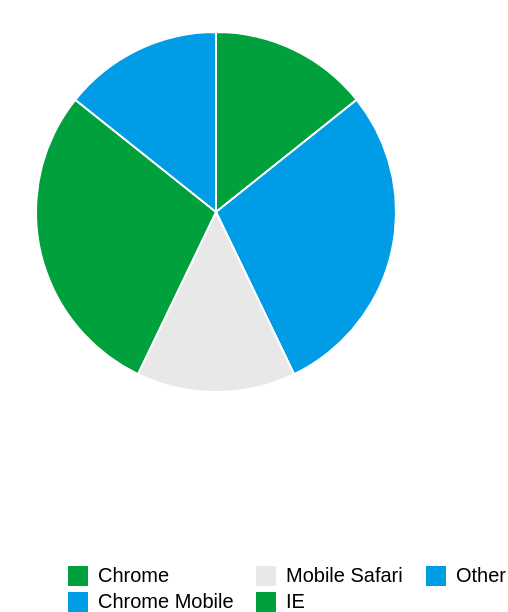

Write a Vega-Lite specification for this figure.
### Vega specification from a JSON file in a GitHub repository (floating-point values rounded to 4 significant figures)
{"$schema": "https://vega.github.io/schema/vega/v5.json", "width": 150, "height": 200, "data": [{"name": "data_table", "values": [{"key": "Chrome", "value": 5}, {"key": "Chrome Mobile", "value": 10}, {"key": "Mobile Safari", "value": 5}, {"key": "IE", "value": 10}, {"key": "Other", "value": 5}], "transform": [{"type": "collect"}]}, {"name": "data_table_pie", "source": "data_table", "transform": [{"type": "pie", "field": "value", "as": ["ff_outer_startAngle", "ff_outer_endAngle"]}]}], "scales": [{"name": "scale_color", "type": "ordinal", "range": ["#00A03C", "#009DE6", "#E8E8E8"], "domain": {"data": "data_table", "field": "key"}}], "marks": [{"name": "mark_outer_ring", "type": "arc", "from": {"data": "data_table_pie"}, "encode": {"enter": {"x": {"signal": "width / 2"}, "y": {"signal": "height / 2"}, "fill": {"scale": "scale_color", "field": "key"}, "stroke": {"value": "white"}, "startAngle": {"field": "ff_outer_startAngle"}, "endAngle": {"field": "ff_outer_endAngle"}, "innerRadius": {"value": 0}, "outerRadius": {"value": 90}}}}, {"name": "mark_text", "type": "text", "from": {"data": "data_table_pie"}, "encode": {"enter": {"text": {"signal": "datum['display']"}, "x": {"signal": "width / 2"}, "y": {"signal": "height / 2"}, "radius": {"value": 110}, "theta": {"signal": "(datum['ff_outer_startAngle'] + datum['ff_outer_endAngle'])/2"}, "align": {"value": "center"}, "baseline": {"value": "middle"}}}}], "legends": [{"fill": "scale_color", "title": "", "orient": "bottom", "columns": 3, "offset": 60, "encode": {"symbols": {"enter": {"shape": {"value": "square"}}}, "labels": {"update": {"text": {"field": "value"}}}}}]}
